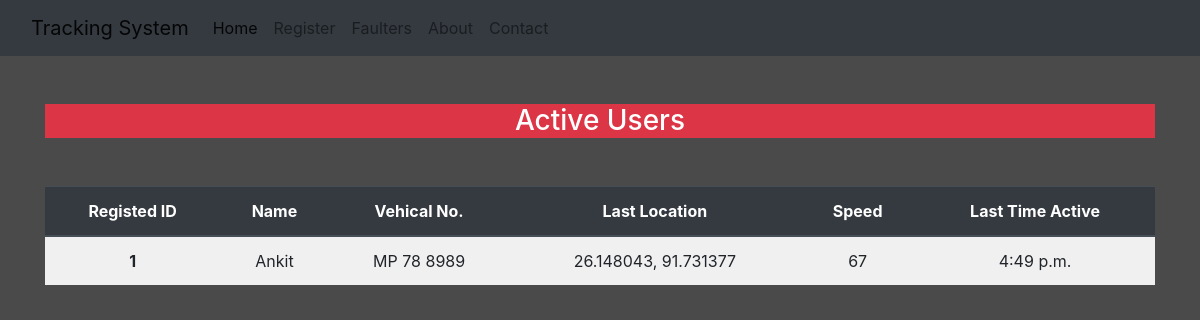
The app's page /, older data.
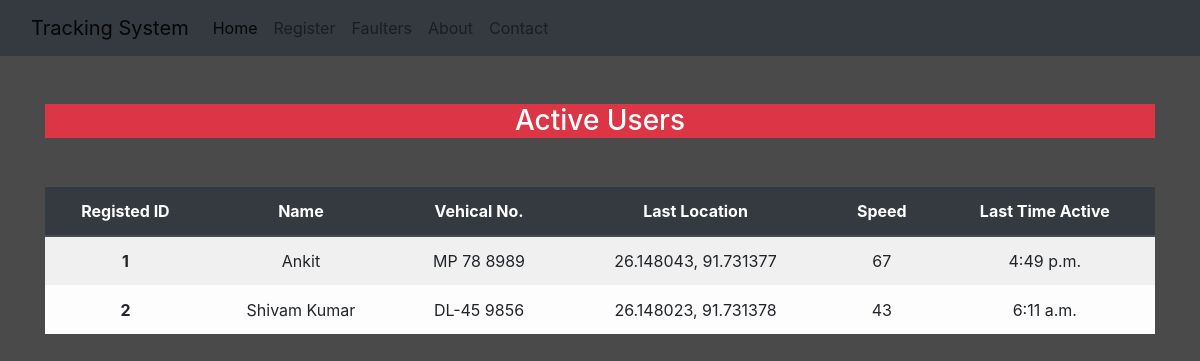
The same page, newer data.
### Core/models.py (models this page shows)
class ActiveUser(models.Model):
    registered_id = models.IntegerField(default=None)
    fullname = models.CharField(max_length=60)
    reg_no = models.CharField(max_length=60)
    location = models.CharField(max_length=60)
    speed = models.IntegerField()
    time = models.TimeField()

### Core/views.py (the view)
# urls.py: 2. Add a URL to urlpatterns:  path('', views.home, name='home')
def home(request):
    users = ActiveUser.objects.all()
    state = 'active'
    title = 'Home'
    return render(request, 'Core/home.html', {'users':users, 'hstate':state, 'title':title})

### Core/templates/Core/home.html
{% extends 'Core/base.html' %}
{% load static %}
{% block content %}
<div class="col-sm-12 text-center">
    <h3 class="text-white my-5 bg-danger text-center">Active Users</h3>
  <table class="table table-striped table-light table-hover">
    <thead class="thead-dark">
      <tr>
      <th scope="col">Registed ID</th>
      <th scope="col">Name</th>
      <th scope="col">Vehical No.</th>
      <th scope="col">Last Location</th>
      <th scope="col">Speed</th>
      <th scope="col">Last Time Active</th>
      </tr>
    </thead>
    <tbody>
      {% for user in users %}
        <tr>
          <th scope="row">{{user.id}}</th>
          <td>{{user.fullname}}</td>
          <td>{{user.reg_no}}</td>
          <td>{{user.location}}</td>
          <td>{{user.speed}}</td>
          <td>{{user.time}}</td>
        </tr>
      {% endfor %}
    </tbody>
  </table>
</div>
{% endblock content %}

Row changes from the older to the newer data that the page shows:
added ActiveUser: id "2", fullname "Shivam Kumar", reg_no "DL-45 9856", location "26.148023, 91.731378", speed "43", time "6:11 a.m."
